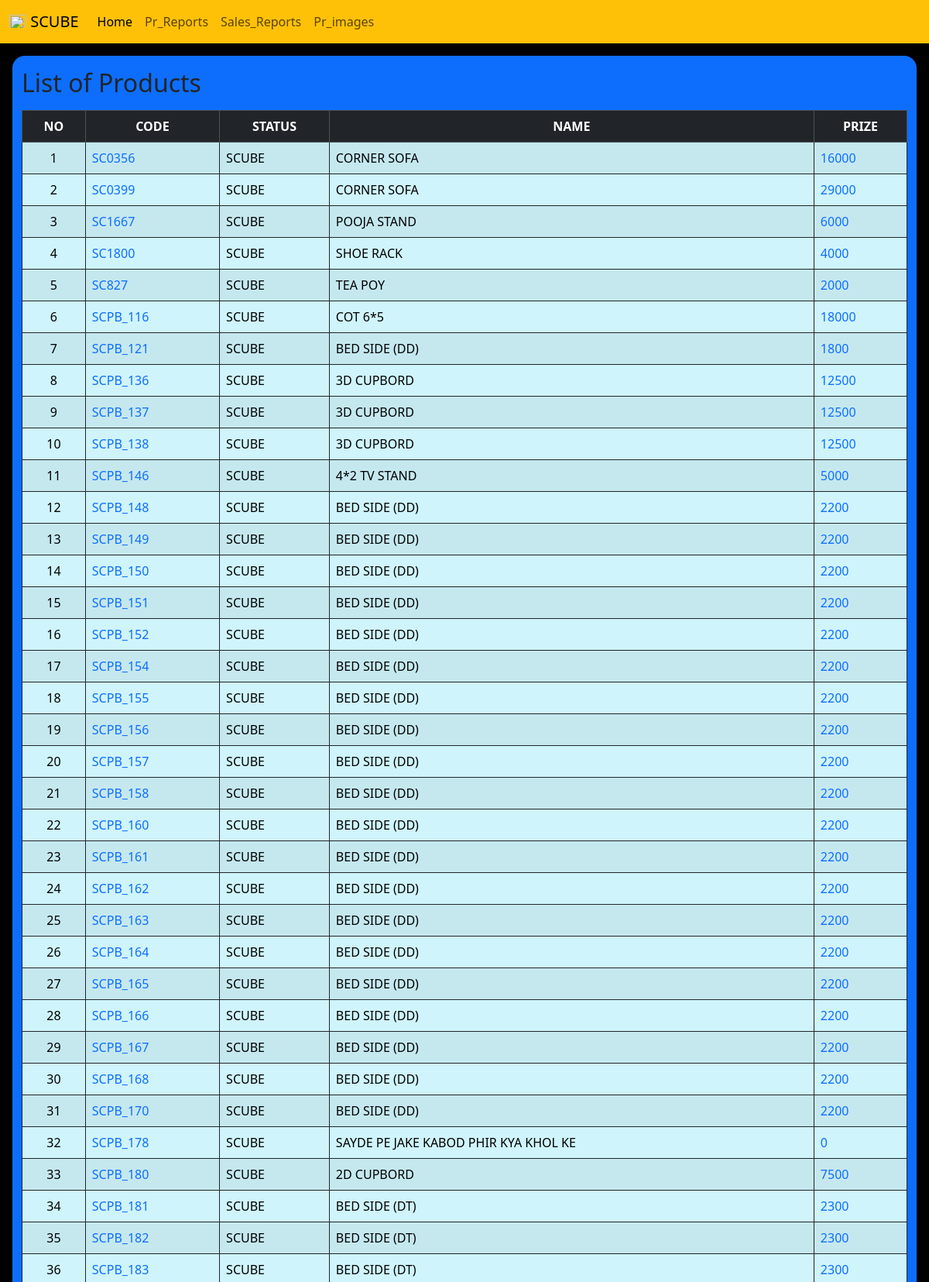
Screenshot of /list/ (signed in, upper part) with the database file from the repository.
### manager/models.py (models this page shows, shortened)
class Scube_ss(models.Model):
    code = models.CharField(max_length=50, null=True)
    Catogory = models.CharField(choices=Catogory_choice, max_length=50, null=True)
    name = models.CharField(max_length=50, null=True)
    size = models.CharField(max_length=50, null=True, blank=True)
    prize = models.IntegerField(null=True, blank=True)
    material = models.CharField(max_length=50, null=True)
    color = models.CharField(max_length=50, null=True, blank=True)
    pr_date = models.DateField(null=True)
    sl_date = models.DateField(null=True, blank=True)
    status = models.CharField(choices=status_choice, max_length=50, null=True)
    image = models.ImageField(upload_to='images/', blank=True)
    new_pr = models.CharField(choices=new_choice, max_length=50, null=True, blank=True)
    GALLERY_STATUS_CHOICES = [
        ('PENDING', 'PENDING'),
        ('SHOW', 'SHOW'),
        ('UNSHOW', 'UNSHOW'),
    ]
    gallery_status = models.CharField(max_length=20, choices=GALLERY_STATUS_CHOICES, default='PENDING')
    sort_order = models.IntegerField(default=0)

### manager/views.py (the view)
# urls.py: path('list/', views.list, name='list'),
@user_passes_test(is_admin)
def list(request):
    ls_data = Scube_ss.objects.filter(status="SCUBE").order_by('code')
    return render(request, 'list.html', {'prod': ls_data})

### manager/views.py (called while the page is built)
def is_admin(user):
    return user.is_authenticated and user.is_superuser

### manager/templates/list.html
{% extends 'blank_layout.html' %}
{% load static %}
{% block content %}
<div class="m-3">
  <section class="container-fluid bg-primary rounded-4  ">
    <div class="row mt-2  pt-2">
      <DIV class="COL-12 mt-2">
        <h2>List of Products</h2>
      </DIV>
      <div class="col-12 col-md-12 mt-2">
        <table class="table table-hover table-info table-striped table-bordered border-dark  ">
          <thead class="table-dark text-center ">
            <tr>
              <th scope="col">NO</th>
              <th>CODE</th>
              <th>STATUS</th>
              <th>NAME</th>
              <th>PRIZE</th>
            </tr>
          </thead>
          <tbody>
            {% for product_obj in prod %}
            <tr>
              <td class="text-center">{{ forloop.counter }}</td>
              <td> <a style="text-decoration: none ; " href="{% url 'details' product_obj.id %}">
                  {{product_obj.code |upper}}</a></td>
              <td>{{product_obj.status |upper}}</td>
              <td>{{product_obj.name |upper}}</td>
              <td> <a style="text-decoration: none ; " href="{% url 'edit' product_obj.id %}">
                  {{product_obj.prize |upper}}</td>
            </tr>
            {% endfor %}
        </table>
      </div>
    </div>
  </section>
</div>
{% endblock %}

### rows the page displays
Scube_ss: code "SC0356", status "SCUBE", name "CORNER SOFA", prize "16000"
Scube_ss: code "SC0399", status "SCUBE", name "CORNER SOFA", prize "29000"
Scube_ss: code "SC1667", status "SCUBE", name "POOJA STAND", prize "6000"
Scube_ss: code "SC1800", status "SCUBE", name "SHOE RACK", prize "4000"
Scube_ss: code "SC827", status "SCUBE", name "TEA POY", prize "2000"
Scube_ss: code "SCPB_116", status "SCUBE", name "COT 6*5", prize "18000"
Scube_ss: code "SCPB_121", status "SCUBE", name "BED SIDE (DD)", prize "1800"
Scube_ss: code "SCPB_136", status "SCUBE", name "3D CUPBORD", prize "12500"
Scube_ss: code "SCPB_137", status "SCUBE", name "3D CUPBORD", prize "12500"
Scube_ss: code "SCPB_138", status "SCUBE", name "3D CUPBORD", prize "12500"
Scube_ss: code "SCPB_146", status "SCUBE", name "4*2 TV STAND", prize "5000"
Scube_ss: code "SCPB_148", status "SCUBE", name "BED SIDE (DD)", prize "2200"
Scube_ss: code "SCPB_149", status "SCUBE", name "BED SIDE (DD)", prize "2200"
Scube_ss: code "SCPB_150", status "SCUBE", name "BED SIDE (DD)", prize "2200"
Scube_ss: code "SCPB_151", status "SCUBE", name "BED SIDE (DD)", prize "2200"
Scube_ss: code "SCPB_152", status "SCUBE", name "BED SIDE (DD)", prize "2200"
Scube_ss: code "SCPB_154", status "SCUBE", name "BED SIDE (DD)", prize "2200"
Scube_ss: code "SCPB_155", status "SCUBE", name "BED SIDE (DD)", prize "2200"
Scube_ss: code "SCPB_156", status "SCUBE", name "BED SIDE (DD)", prize "2200"
Scube_ss: code "SCPB_157", status "SCUBE", name "BED SIDE (DD)", prize "2200"
Scube_ss: code "SCPB_158", status "SCUBE", name "BED SIDE (DD)", prize "2200"
Scube_ss: code "SCPB_160", status "SCUBE", name "BED SIDE (DD)", prize "2200"
Scube_ss: code "SCPB_161", status "SCUBE", name "BED SIDE (DD)", prize "2200"
Scube_ss: code "SCPB_162", status "SCUBE", name "BED SIDE (DD)", prize "2200"
Scube_ss: code "SCPB_163", status "SCUBE", name "BED SIDE (DD)", prize "2200"
Scube_ss: code "SCPB_164", status "SCUBE", name "BED SIDE (DD)", prize "2200"
Scube_ss: code "SCPB_165", status "SCUBE", name "BED SIDE (DD)", prize "2200"
Scube_ss: code "SCPB_166", status "SCUBE", name "BED SIDE (DD)", prize "2200"
Scube_ss: code "SCPB_167", status "SCUBE", name "BED SIDE (DD)", prize "2200"
Scube_ss: code "SCPB_168", status "SCUBE", name "BED SIDE (DD)", prize "2200"
Scube_ss: code "SCPB_170", status "SCUBE", name "BED SIDE (DD)", prize "2200"
Scube_ss: code "SCPB_178", status "SCUBE", name "SAYDE PE JAKE KABOD PHIR KYA KHOL KE", prize "0"
Scube_ss: code "SCPB_180", status "SCUBE", name "2D CUPBORD", prize "7500"
Scube_ss: code "SCPB_181", status "SCUBE", name "BED SIDE (DT)", prize "2300"
Scube_ss: code "SCPB_182", status "SCUBE", name "BED SIDE (DT)", prize "2300"
Scube_ss: code "SCPB_183", status "SCUBE", name "BED SIDE (DT)", prize "2300"
